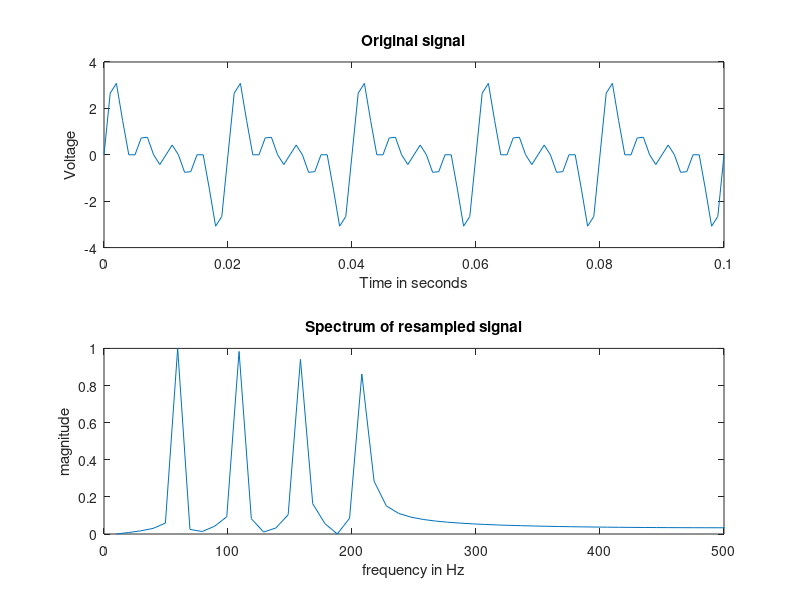

Write MATLAB code to recreate this figure.
% Example 7.9 - Blandford and Parr
% 
% F. Frigo  27-Oct-2025
% Marquette University
%
% 

fs = 1000; T =1/fs;
BW = 200;
fL = 10000;
fU = fL + BW;
t = 0:T:0.1;
x = zeros(1, length(t));
for fr = fL:50:fU
   x = x + sin(2*pi*fr*t);
end

% Prob 7.26
%fs = 2000;T = 1/fs;
%fL = 40000;
%fU = 40250;
%t = 0:T:3;
%x = chirp(t, fL, 3, fU);

figure(1);clf;
subplot(2, 1, 1);
plot(t, x);
title('Original signal');
xlabel('Time in seconds');
ylabel('Voltage');
Xfft = fft(x);
Xfft = Xfft/max(abs(Xfft));
subplot(2,1,2)
k = 1:length(Xfft);
plot(k*fs/length(Xfft), abs(Xfft));
axis([0 fs/2 0 1]);
title('Spectrum of resampled signal');
xlabel('frequency in Hz');
ylabel('magnitude');